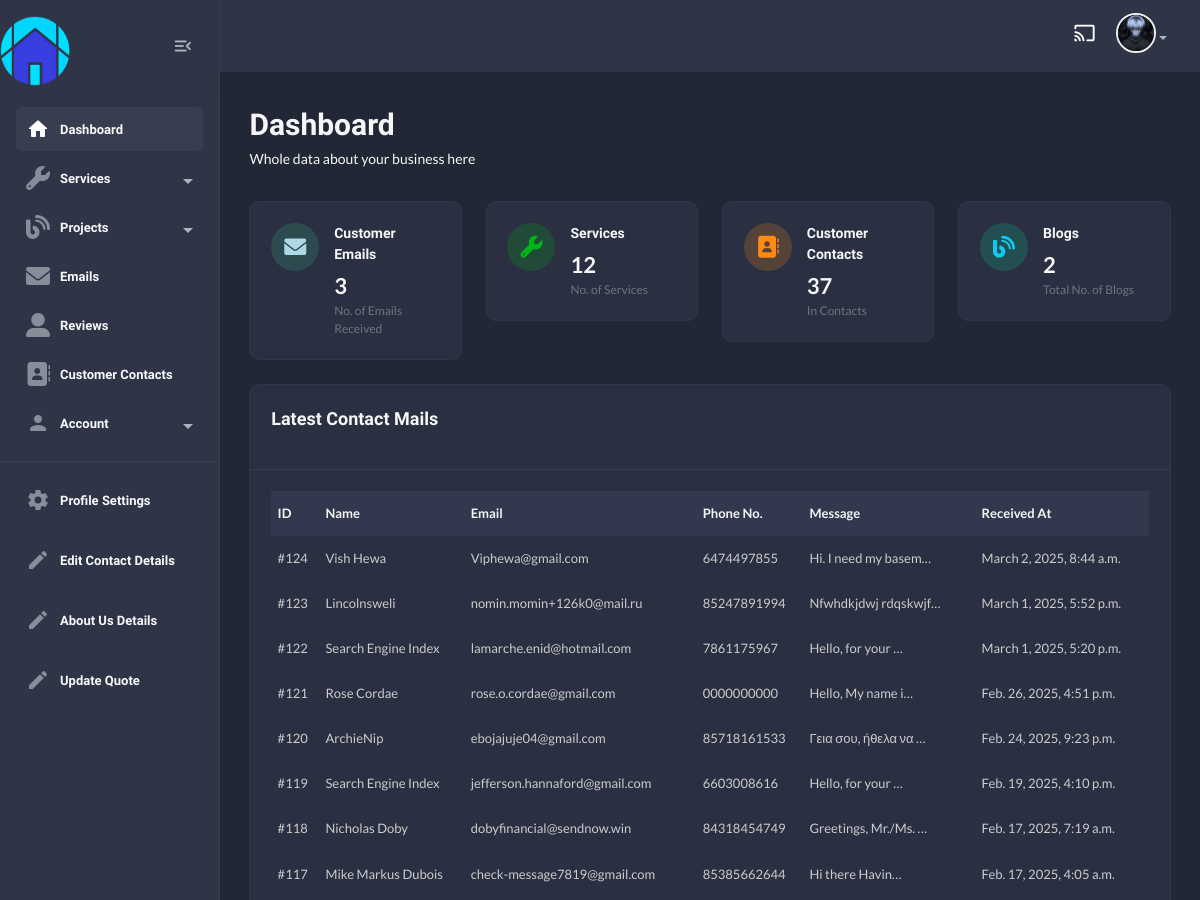
The app's page /useradmin/ (signed in, upper part), older data.
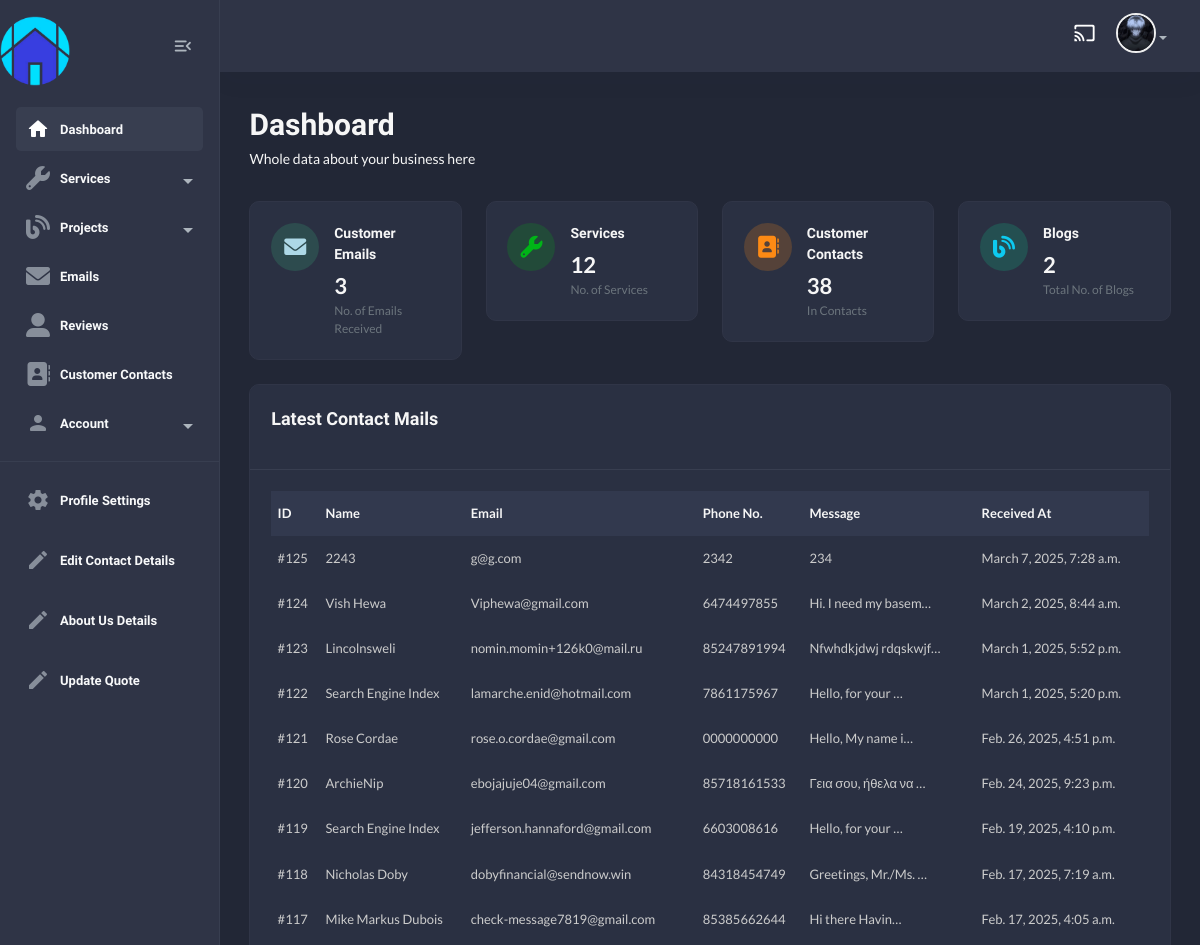
The same page, newer data.
### contact/models.py (models this page shows, shortened)
class Contact(models.Model):
    name = models.CharField(max_length=100)
    email = models.EmailField(unique=True)
    phone_no = models.CharField(max_length=20, default="+123 456 7890")
    message = models.TextField()
    submitted_at = models.DateTimeField(auto_now_add=True)
    responded = models.BooleanField(default=False)

### useradmin/views.py (the view)
# urls.py: path("", views.dashboard_view, name="dashboard"),
@login_required
def dashboard_view(request):
    contacts = Contact.objects.all().order_by("-id")
    emails = Email.objects.all()
    services = Service.objects.all()
    blogs = Blog.objects.all()
    context = {
        "contacts" : contacts,
        "emails" : emails,
        "services" : services,
        "blogs" : blogs,
    }
    return render(request, "useradmin/dashboard.html", context)

### home/context_processors.py (called while the page is built)
def default(request):
    contact_details = ContactDetails.objects.first()
    return {
        "contact_details" : contact_details,
    }

### templates/useradmin/dashboard.html (shortened to what the changed rows need)
{% extends "useradmin/base.html" %}
    {% load static %}
        {% block content %}
            <section class="content-main">
                <div class="content-header">
                    <div>
                        <h2 class="content-title card-title">Dashboard</h2>
                    </div>
                </div>
                <div class="row">
                    <div class="col-lg-3">
                        <div class="card card-body mb-4">
                            <article class="icontext">
                                <div class="text">
                                    <h6 class="mb-1 card-title">Customer Contacts</h6>
                                    <span>{{contacts.count}}</span>
                                    <span class="text-sm"> In {{categories.count}} Contacts </span>
                                </div>
                            </article>
                        </div>
                    </div>
                </div>
                <div class="card mb-4">
                    <div class="card-body">
                        <div class="table-responsive">
                            <div class="table-responsive">
                                <table class="table align-middle table-nowrap mb-0">
                                    <thead class="table-light">
                                        <tr>
                                            <th class="align-middle" scope="col">ID</th>
                                            <th class="align-middle" scope="col">Name</th>
                                            <th class="align-middle" scope="col">Email</th>
                                            <th class="align-middle" scope="col">Phone No.</th>
                                            <th class="align-middle" scope="col">Message</th>
                                            <th class="align-middle" scope="col">Received At</th>
                                        </tr>
                                    </thead>
                                    <tbody>
                                        {% for c in contacts %}
                                            <tr>
                                                <td><aclass="fw-bold">#{{c.id}}</aclass=></td>
                                                <td>{{c.name}}</td>
                                                <td>{{c.email}}</td>
                                                <td>{{c.phone_no}}</td>
                                                <td>{{c.message|truncatechars:20}}</td>
                                                <td>{{c.submitted_at}}</td>
                                            </tr>
                                        {% endfor %}
                                    </tbody>
                                </table>
                            </div>
                        </div>
                    </div>
                </div>
            </section>
        {% endblock content%}

Row changes from the older to the newer data that the page shows:
added Contact: id "125", name "2243", email "g@g.com", phone_no "2342", message "234", submitted_at "March 7, 2025, 7:28 a.m."
Text that changed along with them:
{{ contacts.count }}: "37" → "38"
